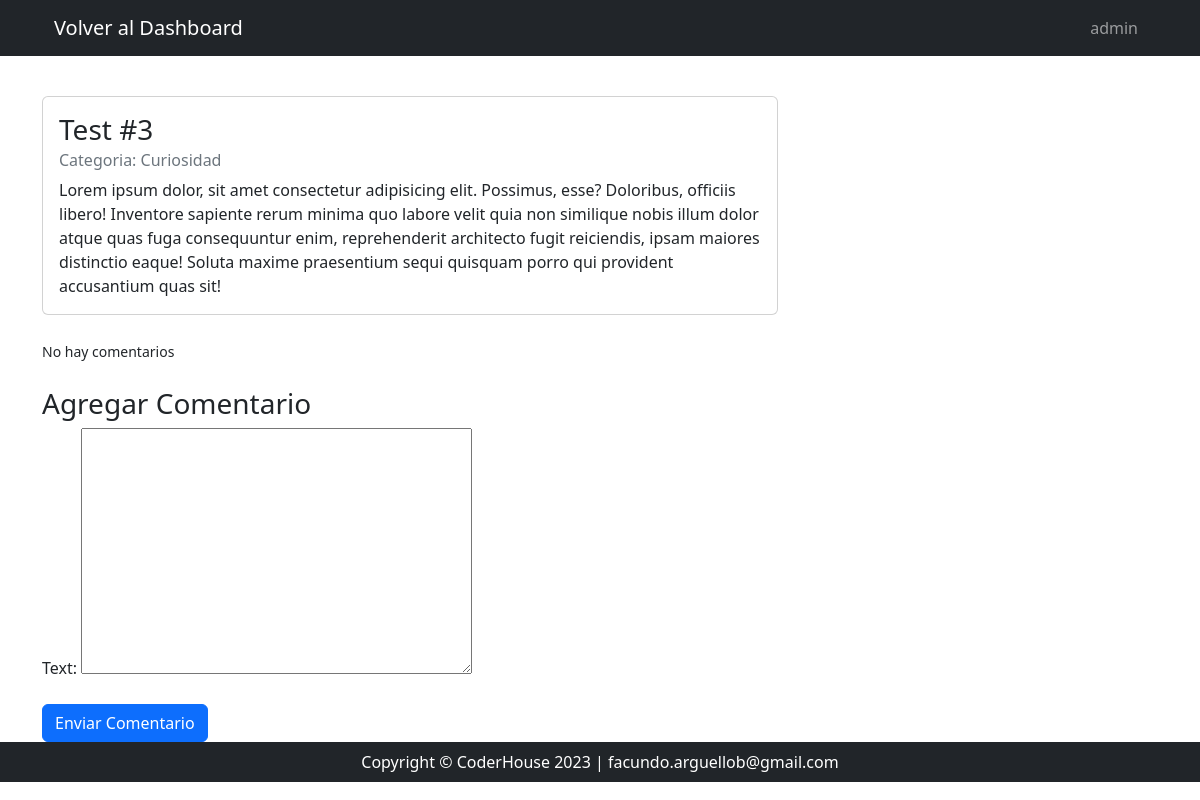
Screenshot of /postDetails/26/ (signed in) with the database file from the repository.
### Blog/models.py (models this page shows, shortened)
class Post(models.Model):
    author = models.ForeignKey(User, on_delete=models.CASCADE)
    title = models.CharField(max_length=200)
    content = models.TextField()
    date_pub = models.DateTimeField(default=now)
    category = models.ForeignKey(Category, on_delete=models.SET_NULL, null=True)

class Category(models.Model):
    name = models.CharField(max_length=50)
    def __str__(self):
        return self.name

### Blog/views.py (the view)
# urls.py: path('postDetails/<int:post_id>/', postDetails, name='postDetails'),
@login_required
def postDetails(request, post_id):
    post = get_object_or_404(Post, pk=post_id)
    comments = post.comments.all()
    if request.method == 'POST':
        comment_form = ComentarioForm(request.POST)
        if comment_form.is_valid():
            new_comment = comment_form.save(commit=False)
            new_comment.post = post  # Asocia el comentario con el post actual
            new_comment.author = request.user  # Asigna a el usuario logeado como el author
            new_comment.save()
            comment_form = ComentarioForm()
            return render(request, 'postDetails.html', {'post': post, 'comments': comments, 'comment_form': comment_form})
    else:
        comment_form = ComentarioForm()
    return render(request, 'postDetails.html', {'post': post, 'comments': comments, 'comment_form': comment_form})

### Blog/forms.py
class ComentarioForm(forms.ModelForm):
    class Meta:
        model = Comment
        fields = ['text']

### Blog/templates/postDetails.html (shortened to what this page needs)
{% extends 'dashboard.html' %}
{% load static %}
{% block navbar %}
        <nav class="navbar navbar-expand-lg navbar-dark bg-dark fixed-top" id="mainNav">
            <div class="container px-4">
                <a class="navbar-brand" href="{% url 'dashboard' %}">Volver al Dashboard</a>
                <div class="collapse navbar-collapse" id="navbarResponsive">
                    <ul class="navbar-nav ms-auto">
                        <li class="nav-item"><a class="nav-link" href="{% url 'editUser' %}">{{request.user.username}}</a></li>
                    </ul>
                </div>
            </div>
        </nav>
{% endblock navbar %}
{% block header %}
<br>
<br>
{% endblock header %}
{% block content %}
<div class="container mt-5">
    <div class="row">
        <div class="col-md-8">
            <div class="card">
                <div class="card-body">
                    <h3 class="card-title">{{ post.title }}</h3>
                    <h6 class="card-subtitle mb-2 text-muted">Categoria: {{ post.category }}</h6>
                    <p class="card-text">{{ post.content }}</p>
                </div>
            </div>
        </div>
    </div>
    <div class="row mt-4">
        <div class="col-md-8">
            {% if comments|length == 0 %}
            <div>
                <small>No hay comentarios</small>
                <br>
                <br>
            </div>
            {% endif %}
        </div>
    </div>
    <div class="row mt-10">
        <div class="col-md-8">
            <h3>Agregar Comentario</h3>
            <form method="post">
                {{ comment_form.as_p }}
                <button class="btn btn-primary mt-2" type="submit">Enviar Comentario</button>
            </form>
        </div>
    </div>
</div>
{% endblock %}

### rows the page displays
Post: title "Test #3", category "Curiosidad", content "Lorem ipsum dolor, sit amet consectetur adipisicing elit. Possimus, esse? Doloribus, officiis libero! Inventore sapiente rerum minima quo labore velit quia non similique nobis illum dolor atque quas fuga consequuntur enim, reprehenderit architecto fugit reiciendis, ipsam maiores distinctio eaque! Soluta maxime praesentium sequi quisquam porro qui provident accusantium quas sit!"

### other values shown
{{ request.user.username }} "admin"
